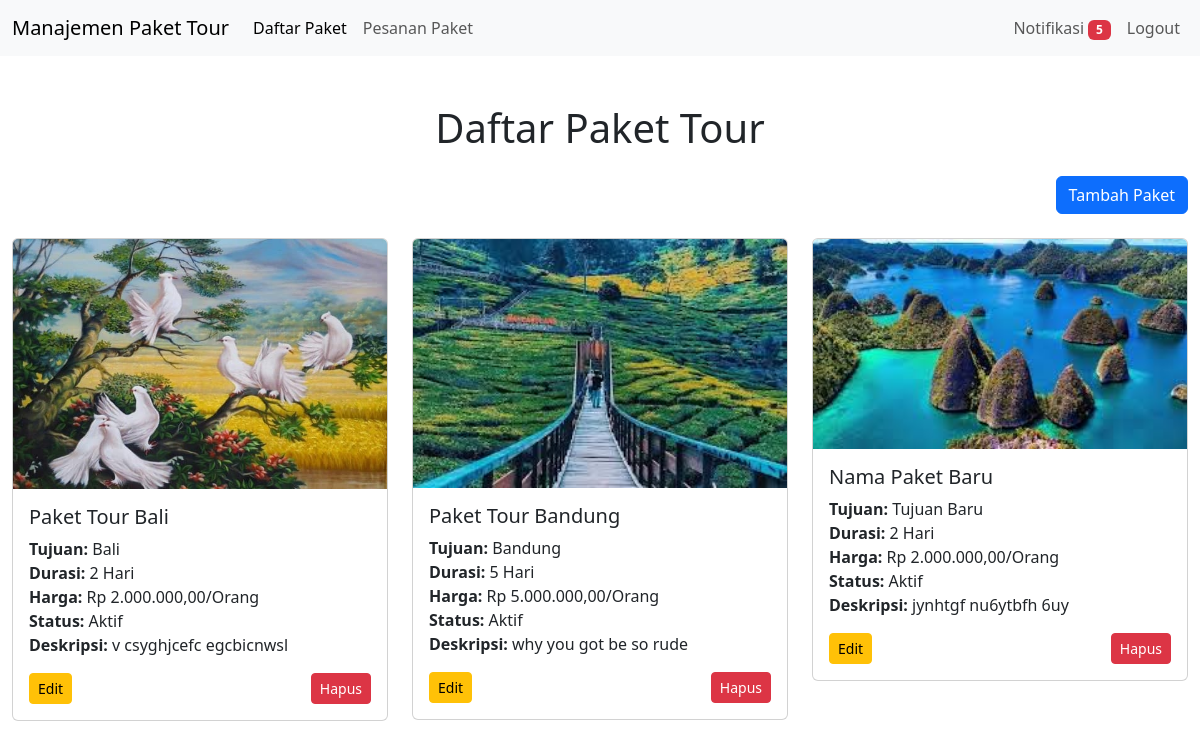
/Dashboard/admin.php (signed in), run on the app's committed database.
### tables this page shows
CREATE TABLE `paket` (
  `id_paket` int(11) NOT NULL,
  `nama_paket` varchar(100) NOT NULL,
  `tujuan` varchar(150) NOT NULL,
  `durasi_hari` varchar(11) NOT NULL,
  `harga` varchar(45) NOT NULL,
  `status_paket` enum('Aktif','Nonaktif') NOT NULL,
  `deskripsi` text NOT NULL,
  `foto` varchar(250) DEFAULT NULL
);

### Dashboard/admin.php (the view, shortened to what this page needs)
<?php
require_once '../backend/notification.php';
$notifications = getNotifications();
$unread_count = 0;
foreach ($notifications as $notification) {
    if ($notification['is_read'] == 0) {
        $unread_count++;
    }
}
$sql = "SELECT id_paket, nama_paket, tujuan, durasi_hari, harga, status_paket, foto, deskripsi FROM paket";
$result = $conn->query($sql);
?>
<!DOCTYPE html>
<html lang="en">
<head>
    <link href="https://cdn.jsdelivr.net/npm/bootstrap@5.3.3/dist/css/bootstrap.min.css" rel="stylesheet">
</head>
<body>
<nav class="navbar navbar-expand-lg navbar-light bg-light">
    <div class="container-fluid">
        <a class="navbar-brand" href="#">Manajemen Paket Tour</a>
        <div class="collapse navbar-collapse" id="navbarNav">
            <ul class="navbar-nav me-auto">
                <li class="nav-item">
                    <a class="nav-link active" href="#">Daftar Paket</a>
                </li>
                <li class="nav-item">
                    <a class="nav-link" href="kelola_pesanan.php">Pesanan Paket</a>
                </li>
            </ul>
            <ul class="navbar-nav">
                <li class="nav-item">
                    <a class="nav-link" href="notifikasi.php">Notifikasi
                        <?php if ($unread_count > 0): ?>
                            <span class="badge bg-danger"><?php echo $unread_count; ?></span>
                        <?php endif; ?>
                    </a>
                </li>
                <li class="nav-item">
                    <a class="nav-link" href="../backend/logout.php">Logout</a>
                </li>
            </ul>
        </div>
    </div>
</nav>
<div class="container-fluid my-5">
    <h1 class="text-center mb-4">Daftar Paket Tour</h1>
    <div class="mb-4 text-end">
        <button class="btn btn-primary" data-bs-toggle="modal" data-bs-target="#addModal">Tambah Paket</button>
    </div>
    <div class="row">
        <?php
        if ($result->num_rows > 0) {
            while ($row = $result->fetch_assoc()) {
                echo '
                <div class="col-md-4">
                    <div class="card">';
                if (!empty($row['foto']) && file_exists("../uploads/" . $row['foto'])) {
                    echo '<img src="../uploads/' . htmlspecialchars($row['foto']) . '" class="card-img-top img-fluid" alt="Foto Paket">';
                } else {
                    echo '<img src="../uploads/default.jpg" class="card-img-top img-fluid" alt="Foto Default">';
                }
                echo '
                        <div class="card-body">
                            <h5 class="card-title">' . htmlspecialchars($row['nama_paket']) . '</h5>
                            <p class="card-text">
                                <strong>Tujuan:</strong> ' . htmlspecialchars($row['tujuan']) . '<br>
                                <strong>Durasi:</strong> ' . htmlspecialchars($row['durasi_hari']) . ' Hari<br>
                                <strong>Harga:</strong> Rp ' . number_format($row['harga'], 2, ',', '.') . '/Orang<br>
                                <strong>Status:</strong> ' . htmlspecialchars($row['status_paket']) . '<br>
                                <strong>Deskripsi:</strong> ' . nl2br(htmlspecialchars($row['deskripsi'])) . '
                            </p>
                            <div class="d-flex justify-content-between">
                                <a href="edit.php?id=' . htmlspecialchars($row['id_paket']) . '" class="btn btn-warning btn-sm">Edit</a>
                                <a href="delete.php?id=' . htmlspecialchars($row['id_paket']) . '"
                                   class="btn btn-danger btn-sm"
                                   onclick="return confirm(\'Yakin ingin menghapus paket ini?\')">Hapus</a>
                            </div>
                        </div>
                    </div>
                </div>';
            }
        } else {
            echo '<p class="text-center">Tidak ada paket tersedia.</p>';
        }
        ?>
    </div>
</div>
</body>
</html>

### Dashboard/admin.php (style rules this page uses)
body { overflow-x: hidden; }
.card { margin-bottom: 20px; }

### data on the page
paket: foto (picture), nama_paket "Paket Tour Bali", tujuan "Bali", durasi_hari "2", harga "2.000.000,00", status_paket "Aktif", deskripsi "v csyghjcefc egcbicnwsl"
paket: foto (picture), nama_paket "Paket Tour Bandung", tujuan "Bandung", durasi_hari "5", harga "5.000.000,00", status_paket "Aktif", deskripsi "why you got be so rude"
paket: foto (picture), nama_paket "Nama Paket Baru", tujuan "Tujuan Baru", durasi_hari "2", harga "2.000.000,00", status_paket "Aktif", deskripsi "jynhtgf nu6ytbfh 6uy"

### other printed values
$unread_count "5"
